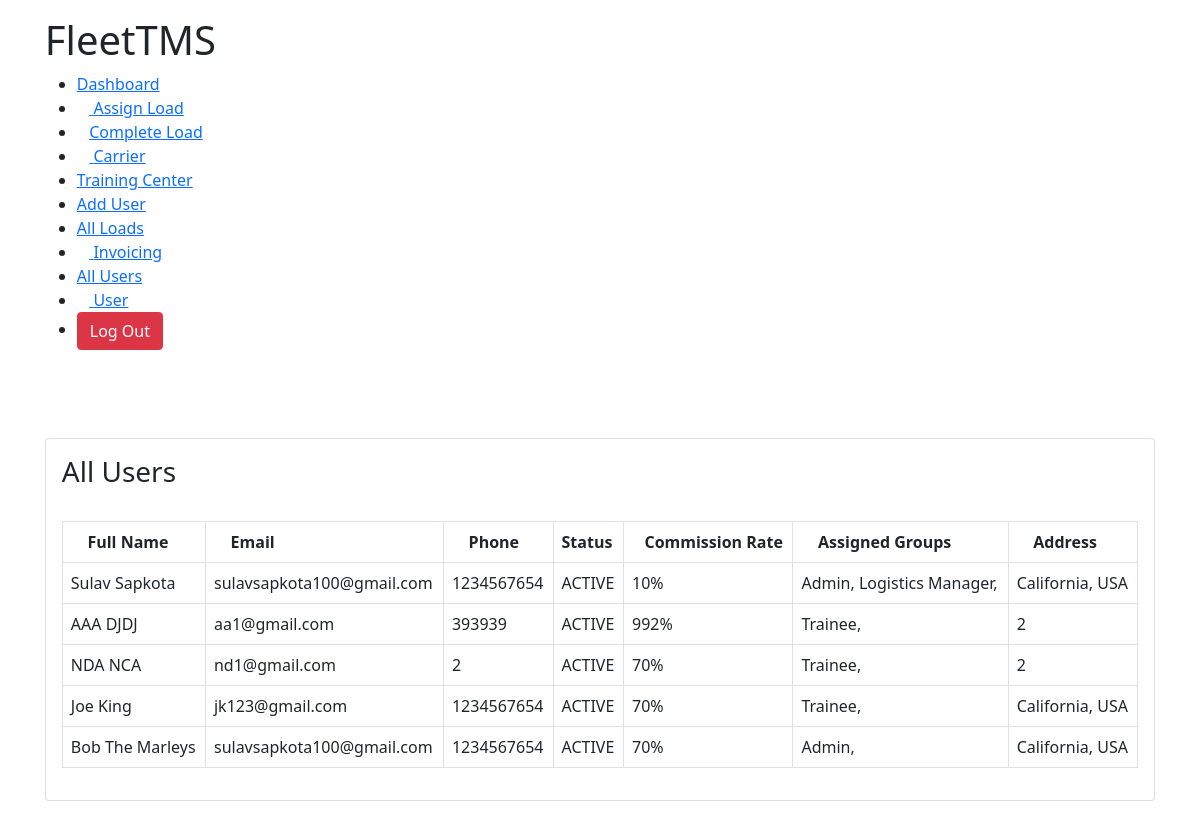
/all_users (signed in), run on the app's committed database.
### TMSTruck/models.py (models this page shows, shortened)
class Account(models.Model):
	user 					= models.OneToOneField(User, on_delete=models.CASCADE)
	choices 				= [('ACTIVE','ACTIVE'),('INACTIVE','INACTIVE')]
	roleChoice				= [('Trainee','Trainee'),
								('Logistics Manager','Logistics Manager'),
								('Accounting','Accounting'),
								('Hiring Manager','Hiring Manager'),
								('Admin','Admin')]
	Email					= models.EmailField(max_length=100,null=True)
	firstName    			= models.CharField(max_length=100,null=True)
	lastName 				= models.CharField(max_length=100,null=True)
	commissionRate 			= models.IntegerField(null=True)
	address 				= models.CharField(max_length=100,null=True)
	city 					= models.CharField(max_length=100,null=True)
	state 					= models.CharField(max_length=100,null=True)
	zipCode 				= models.IntegerField(null=True)
	Phone 					= models.IntegerField(null=True)
	userStatus 				= models.CharField(max_length=100,choices=choices,default='ACTIVE')
	enrolledCarriers 		= models.TextField(null=True,max_length=3000, blank=True)
	userRole				= models.CharField(null=True,max_length=100,choices=roleChoice,default='Trainee',blank=True)
	ndaNca 					= models.FileField(upload_to=w9UploadFile)
	w9_upload				= models.FileField(upload_to=w9UploadFile,null=True)

### TMSTruck/decorators.py (the view)
        def wrapper(request, *args, **kwargs):
            group = None
            if request.user.groups.exists():
                group = request.user.groups.all()[0].name
            if group in allowed_roles:
                return view_func(request, *args, **kwargs)
            elif group == 'Trainee':
                return redirect("user")
            else:
                return HttpResponse("You are not authorized to visit this page. ")

### TMSTruck/views.py (called while the page is built)
@login_required(login_url="login")
@customRoles(allowed_roles=['Admin'])
def all_users(request):
	template = 'TMSTruck/all_users.html'
	all_user = Account.objects.all()
	context = {
		'all_users':all_user,
		'group':request.user.groups.all()[0].name
	}
	return render(request,template,context)

### TMSTruck/templates/TMSTruck/all_users.html (shortened to what this page needs)
{% extends 'TMSTruck/base.html' %}
{% load static %}
{% block content %}
<!DOCTYPE html>
<html lang="en">
<head>
    <link rel="stylesheet" href="{% static 'css/dashboard.css' %}">
</head>
<body>
    <div class="main-body">
        {% if group == 'Accounting' %}
        {% include 'TMSTruck/navbars/accounting_navbar.html' %}
        {% elif group == 'Admin' %}
        {% include 'TMSTruck/navbars/admin_navbar.html' %}
        {% elif group == 'Hiring Manager' %}
        {% include 'TMSTruck/navbars/hiring_manager_navbar.html' %}
        {% elif group == 'Logistics Manager' %}
        {% include 'TMSTruck/navbars/logistics_manager.html' %}
        {% endif %}<br><br>
        <div class="row">
            <div class="col-md-12">
                <div class="card">
                    <div class="card-body">
                        <h3 class="card-title" style="font-weight: 400;">All Users</h3>
                        <br>
                        <table class="table table-bordered">
                            <thead>
                                <tr>
                                    <th scope="col"> <i class="fa fa-user"></i> Full Name</th>
                                    <th scope="col"> <i class="fa fa-envelope"></i> Email</th>
                                    <th scope="col"> <i class="fa fa-phone"></i> Phone</th>
                                    <th scope="col">  Status</th>
                                    <th scope="col"><i class="fa fa-percent"></i>Commission Rate</th>
                                    <th scope="col"> <i class="fa fa-users"></i> Assigned Groups</th>
                                    <th scope="col"> <i class="fa fa-address-book"></i> Address</th>
                                </tr>
                            </thead>
                            <tbody>
                                {% for user in all_users %}
                                <tr>
                                    <td>{{user.firstName}} {{user.lastName}}</td>
                                    <td>{{user.Email}}</td>
                                    <td>{{user.Phone}}</td>
                                    <td>{{user.userStatus}}</td>
                                    <td>{{user.commissionRate}}%</td>
                                    <td>
                                    {% for i in user.user.groups.all %}
                                    {{i.name}},
                                    {% endfor %}
                                    </td>
                                    <td>{{user.address}}</td>
                                </tr>
                                {% endfor %}
                            </tbody>
                        </table>
                    </div>
                </div>
            </div>
        </div>
    </div>
</body>
</html>
{% endblock %}

### static/css/base.css (style rules this page uses)
* { padding: 0px; margin: 0px; }
.main-body { margin: 1rem 2.8rem; }

### data on the page
Account: firstName "Sulav", lastName "Sapkota", Email "sulavsapkota100@gmail.com", Phone "1234567654", userStatus "ACTIVE", commissionRate "10", address "California, USA"
Account: firstName "AAA", lastName "DJDJ", Email "aa1@gmail.com", Phone "393939", userStatus "ACTIVE", commissionRate "992", address "2"
Account: firstName "NDA", lastName "NCA", Email "nd1@gmail.com", Phone "2", userStatus "ACTIVE", commissionRate "70", address "2"
Account: firstName "Joe", lastName "King", Email "jk123@gmail.com", Phone "1234567654", userStatus "ACTIVE", commissionRate "70", address "California, USA"
Account: firstName "Bob The", lastName "Marleys", Email "sulavsapkota100@gmail.com", Phone "1234567654", userStatus "ACTIVE", commissionRate "70", address "California, USA"

### other printed values
{{ i.name }} "Admin"
{{ i.name }} "Logistics Manager"
{{ i.name }} "Trainee"
